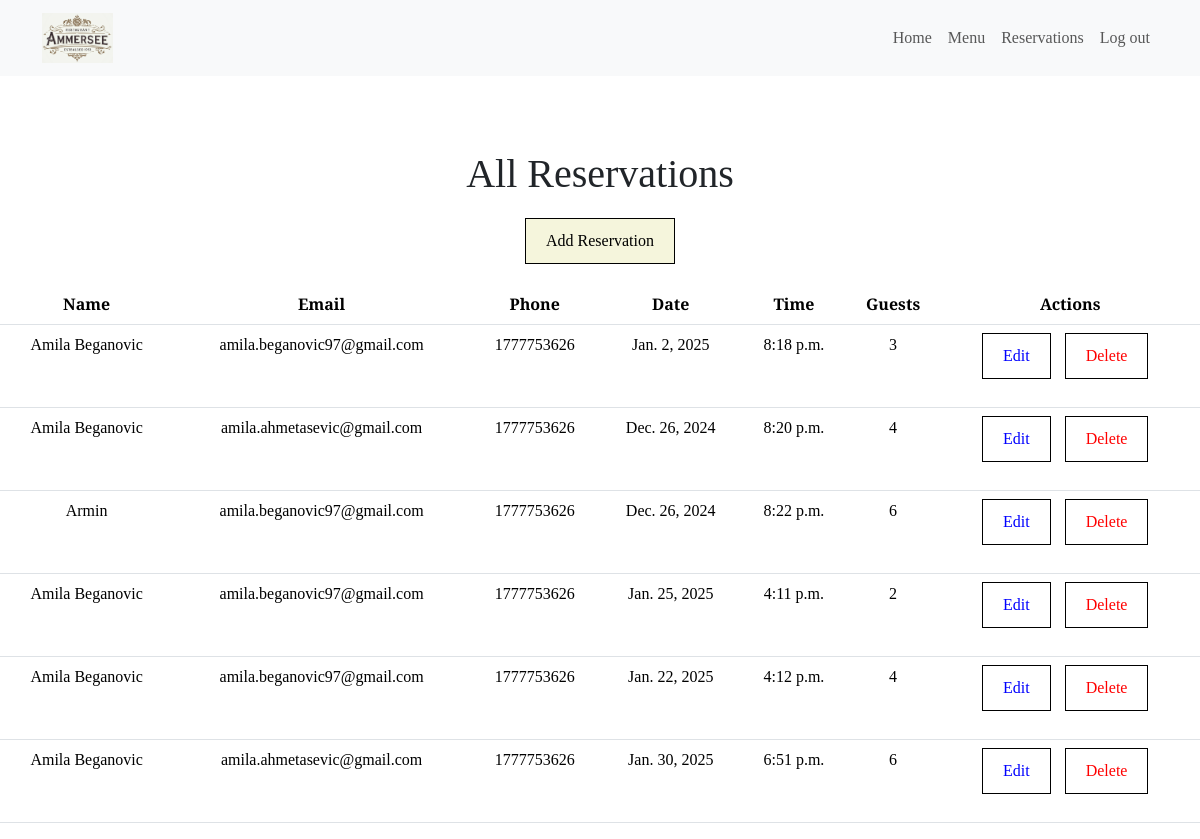
Page /restaurant/admin/reservations/ (signed in) on the earlier database version.
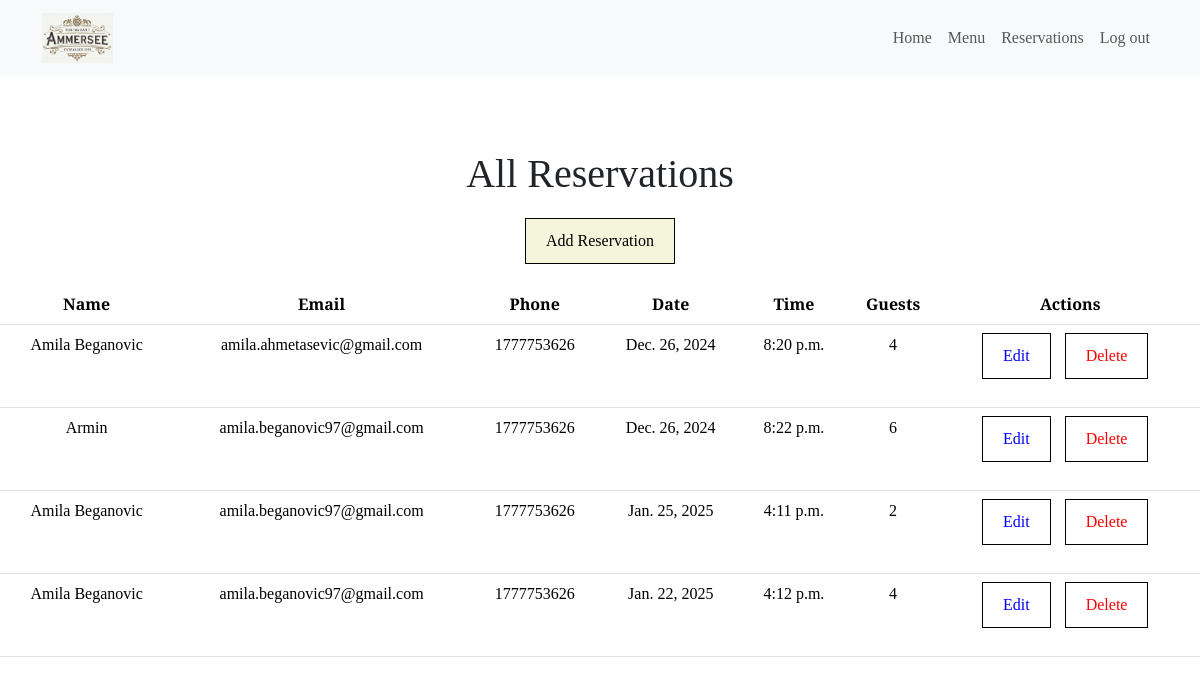
Same page on the later database version.
### restaurant/models.py (models this page shows, shortened)
class Reservation(models.Model):
    time = models.TimeField(blank=False, null=False)
    num_people = models.IntegerField(
        validators=[MinValueValidator(1)]  # Ensure the number of people is at least 1
    )
    name = models.CharField(max_length=200)
    email = models.EmailField(validators=[EmailValidator()], blank=True, null=True)  # Allow blank email
    phone = models.CharField(
        max_length=20, validators=[RegexValidator(r"^\+?\d{9,15}$")]  # Validate phone number format
    )
    date = models.DateField(validators=[validate_future_date])  # Use the custom validator
    user = models.ForeignKey(
        settings.AUTH_USER_MODEL, on_delete=models.CASCADE, null=True, blank=True  # Link to the User model
    )

### restaurant/views.py (the view)
# urls.py: path("admin/reservations/", views.admin_reservations, name="admin_reservations"),
@login_required
@user_passes_test(lambda u: u.is_superuser)
def admin_reservations(request):
    reservations = Reservation.objects.all()
    context = {"reservations": reservations}
    return render(request, "reservations/admin_reservations.html", context)

### restaurant/templates/reservations/admin_reservations.html (shortened to what this page needs)
{% extends 'base.html' %}
{% block content %}
{% load static %}
<div class="reservations-container">
  <h1>All Reservations</h1>
  {% if user.is_superuser %}
  <a href="{% url 'restaurant:add_reservation' %}">Add Reservation</a> <br>
  {% endif %}
  <table class="table">
    <thead>
      <tr>
        <th scope="col">Name</th>
        <th scope="col">Email</th>
        <th scope="col">Phone</th>
        <th scope="col">Date</th>
        <th scope="col">Time</th>
        <th scope="col">Guests</th>
        {% if user.is_superuser %}
        <th scope="col">Actions</th>
        {% endif %}
      </tr>
    </thead>
    <tbody>
      {% for reservation in reservations %}
      <tr>
        <td>{{ reservation.name }}</td>
        <td>{{ reservation.email }}</td>
        <td>{{ reservation.phone }}</td>
        <td>{{ reservation.date }}</td>
        <td>{{ reservation.time }}</td>
        <td>{{ reservation.num_people }}</td>
        {% if user.is_superuser %}
        <td>
          <a href="{% url 'restaurant:admin_edit_reservation' reservation.pk %}">Edit</a>
          <a href="{% url 'restaurant:admin_delete_reservation' reservation.pk %}">Delete</a>
        </td>
        {% endif %}
      </tr>
      {% endfor %}
    </tbody>
  </table>
</div>
{% endblock %}

### restaurant/templates/base.html (shortened to what this page needs)
<!DOCTYPE html>
<html lang="en">
<head>
  <link href="https://cdn.jsdelivr.net/npm/bootstrap@5.3.2/dist/css/bootstrap.min.css" rel="stylesheet">
  {% load static %}
  <link rel="stylesheet" href="{% static 'css/style.css' %}">
  <link rel="stylesheet" href="https://cdnjs.cloudflare.com/ajax/libs/font-awesome/6.4.0/css/all.min.css">
</head>
<body>
  <header>
    {% block navbar %}
      {% include 'includes/navbar.html' %}
    {% endblock navbar %}
  </header>
  <div class="content-wrapper">
    {% block content %}{% endblock %}
  </div>
</body>
</html>

### restaurant/templates/includes/navbar.html (shortened to what this page needs)
{% load static %}
<nav class="navbar navbar-expand-lg navbar-light bg-light fixed-top">
  <div class="container">
    <a class="navbar-brand" href="{% url 'home' %}" aria-label="Go to homepage">
      <img src="{% static 'images/logo.png' %}" alt="Restaurant Ammersee Logo">
    </a>
    <nav class="collapse navbar-collapse" id="navbarNav">
      <ul class="navbar-nav ms-auto">
        <li class="nav-item">
          <a class="nav-link {% if request.path == '/' %}active{% endif %}" aria-current="page" href="{% url 'home' %}">Home</a>
        </li>
        <li class="nav-item">
          <a class="nav-link {% if '/menu/' in request.path %}active{% endif %}" href="{% url 'restaurant:menu' %}">Menu</a>
        </li>
        {% if user.is_authenticated %}
          {% if user.is_superuser %}
            <li class="nav-item">
              <a class="nav-link" href="{% url 'restaurant:admin_reservations' %}">Reservations</a>
            </li>
          {% endif %}
          <li class="nav-item">
            <a class="nav-link" href="{% url 'account_logout' %}" onclick="location.reload();">Log out</a>
          </li>
        {% endif %}
      </ul>
    </nav>
  </div>
</nav>

### staticfiles/css/style.css (style rules this page uses)
html, body { width: 100%; margin: 0; font-family: 'Playfair Display', serif; display: flex; flex-direction: column; min-height: 100vh; gap: 50px; }
.content-wrapper { flex: 1; margin-top: 0; }
.navbar { position: fixed; top: 0; left: 0; width: 100%; z-index: 100; background-color: #f8f9fa; }
nav.navbar .navbar-brand img { max-height: 50px; width: auto; object-fit: contain; }

### restaurant/templates/reservations/admin_reservations.html (style rules this page uses)
.reservations-container { margin-top: 100px; text-align: center; }
.reservations-container h1 { margin-bottom: 20px; }
.reservations-container a { display: inline-block; margin-bottom: 20px; padding: 10px 20px; background-color: beige; color: black; text-decoration: none; border: 1px solid black; }
.table td a { margin-right: 10px; background: none; }
.table td a:first-child { color: blue; }
.table td a:last-child { color: red; }

Differences in the rows shown:
removed Reservation: name "Amila Beganovic", email "amila.beganovic97@gmail.com", phone "1777753626", date "Jan. 2, 2025", time "8:18 p.m.", num_people "3"
removed Reservation: name "Amila Beganovic", email "amila.ahmetasevic@gmail.com", phone "1777753626", date "Jan. 30, 2025", time "6:51 p.m.", num_people "6"
